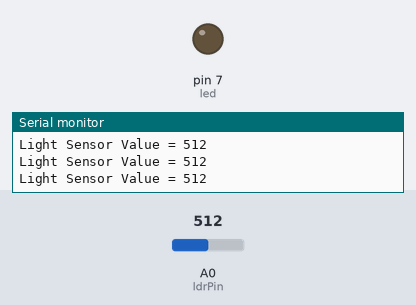
A sketch run on a simulated Arduino Uno, built with avr-gcc and run on an emulated ATmega328P. Shown: output pins drawn as LEDs (lit = HIGH), the last lines printed to the serial monitor. The inputs (shaded band) are chosen by the test bench; at power-on: A0 (ldrPin) = 512.

Above: at 1.2 s.
1.3 s: A0 (ldrPin) set to 66
2.8 s: A0 (ldrPin) set to 54
At 4.0 s:
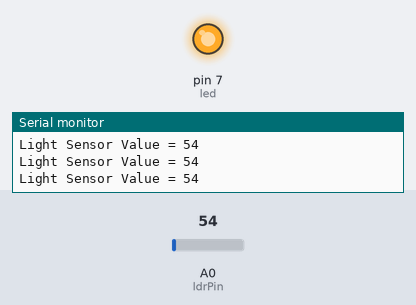
4.3 s: A0 (ldrPin) set to 70
At 5.4 s:
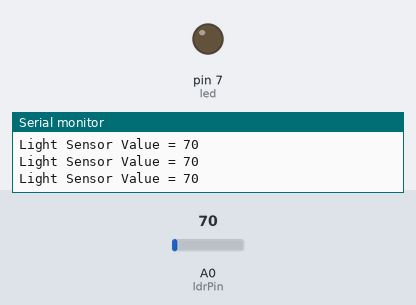
5.8 s: A0 (ldrPin) set to 50
At 6.7 s:
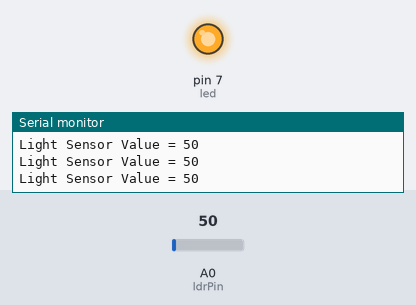
Timing chart, 0 to 8.3 s (numbered marks = the images above; inputs shaded):
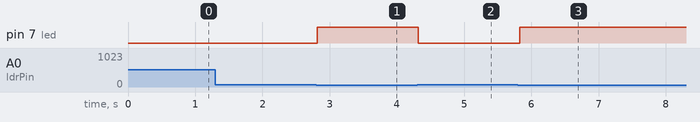

Measured:
- the behaviour switches between 61 and 60 on A0 (ldrPin) (found by bisection; images 0 and 1)
- after the input at 2.8 s, pin 7 (led): LOW → HIGH at once
- after the input at 4.3 s, pin 7 (led): HIGH → LOW at once
- after the input at 5.8 s, pin 7 (led): LOW → HIGH at once

The sketch:

LDR_Prathmesh.ino
```cpp
// Define the pin where the Light Dependent Resistor (LDR) is connected
int ldrPin = A0;  // Analog pin A0 is used to read the LDR value

// Define the pin where the LED is connected
int led = 7;  // Digital pin 7 is used to control the LED

// Define the threshold value to decide when the LED should turn ON or OFF
int threshold = 60;  // If the LDR reading is below this value, LED will turn ON

// The setup() function runs once when the Arduino starts or resets
void setup()
{
  // Initialize serial communication at a baud rate of 9600
  Serial.begin(9600);

  // Set the LED pin as an OUTPUT because we want to control it
  pinMode(led, OUTPUT);
}

// The loop() function runs continuously after setup()
void loop()
{
  // Read the analog value from the LDR sensor
  int data = analogRead(ldrPin);  // LDR gives a value between 0 and 1023

  // Print an empty line for better readability in the Serial Monitor
  Serial.println("");

  // Display a message in the Serial Monitor
  Serial.print("Light Sensor ");  // Print static text
  Serial.print("Value = ");       // Print the label
  Serial.print(data);             // Print the actual LDR value

  // Check if the LDR value is below the threshold
  if (data <= threshold)
  {
    // If it's dark, turn ON the LED
    digitalWrite(led, HIGH);
  }
  else
  {
    // If there is enough light, turn OFF the LED
    digitalWrite(led, LOW);
  }

  // Add a small delay to stabilize readings (optional)
  delay(100);  // Wait for 100 milliseconds before next reading
}
```
